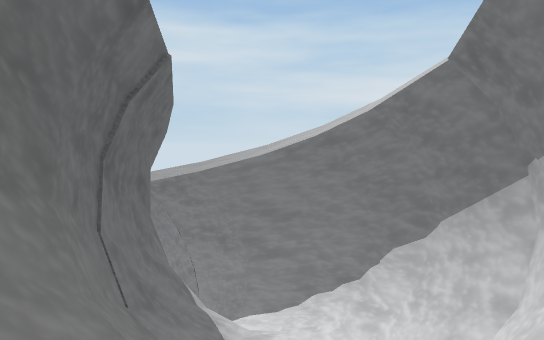
View 1 (above)

16 first-person views from a walk through a 3-D level made in the Unity game engine. The camera is 1.2 m above the floor, tilts 4° down and sees 75° across. The floor is counted in squares, 2 m on a side. Each view is taken from the middle of a square. On the plan, view 1 faces up. The plan holds only what a view shows up to about 10 squares ahead; the rest is blank. The place goes on beyond the plan. Some animated figures are left out.

View 2
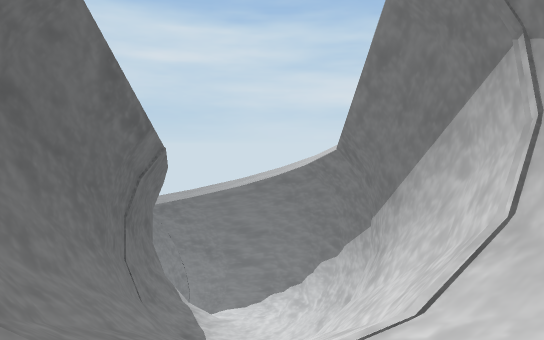

View 3
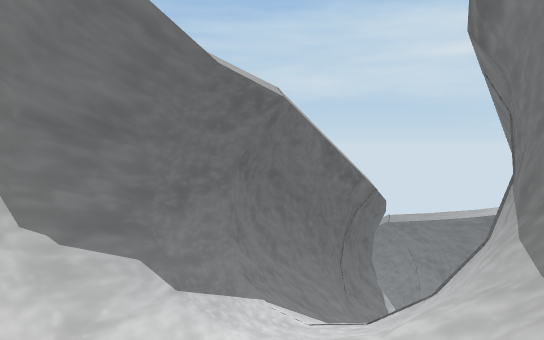

View 4
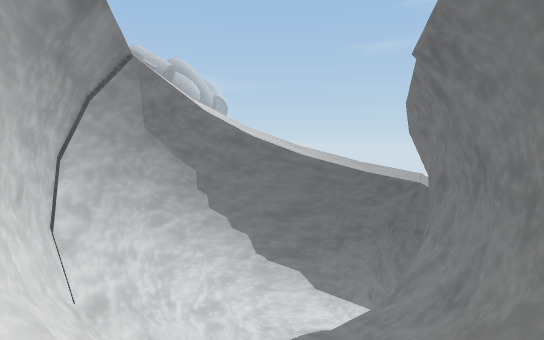

View 5
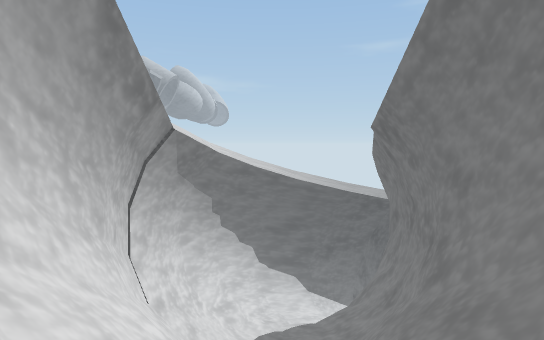

View 6
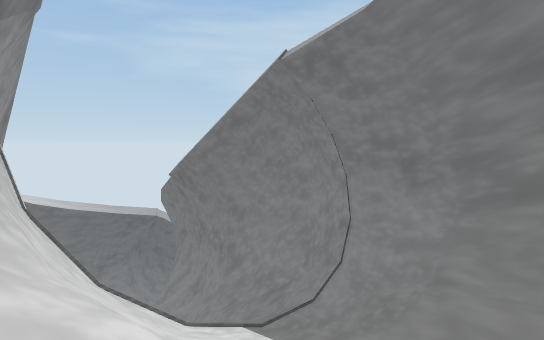

View 7
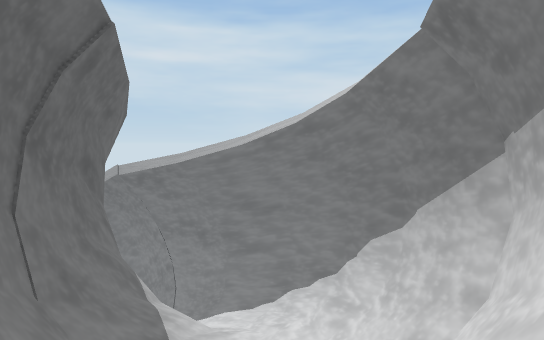

View 8
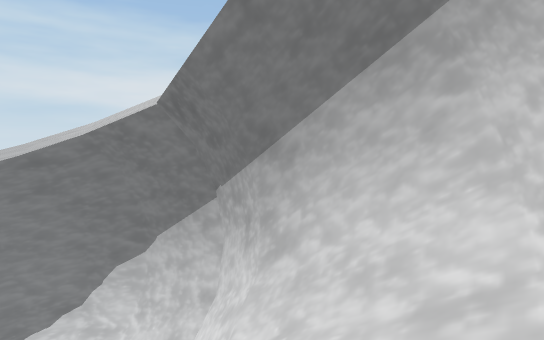

View 9
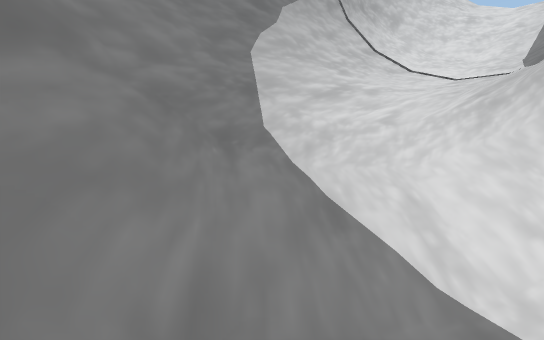

View 10
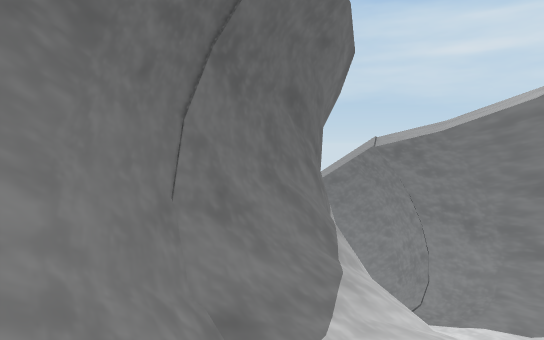

View 11
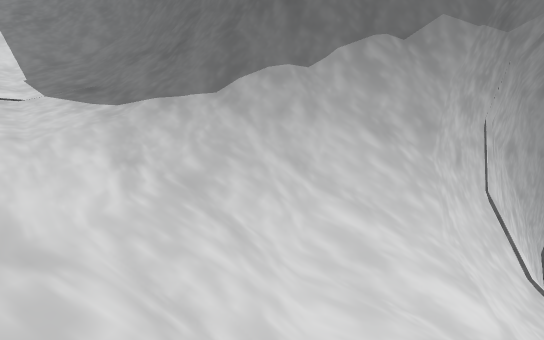

View 12
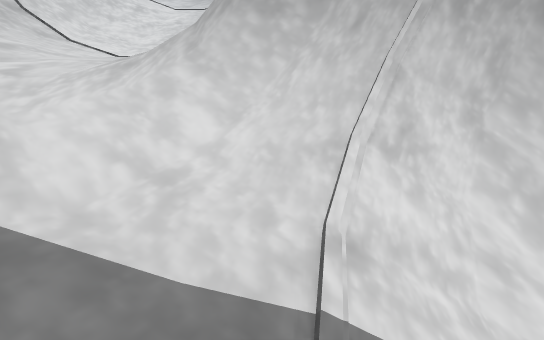

View 13
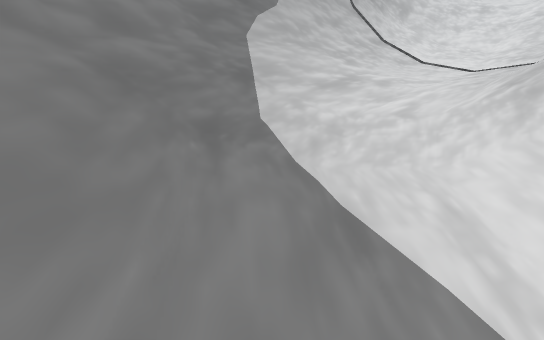

View 14
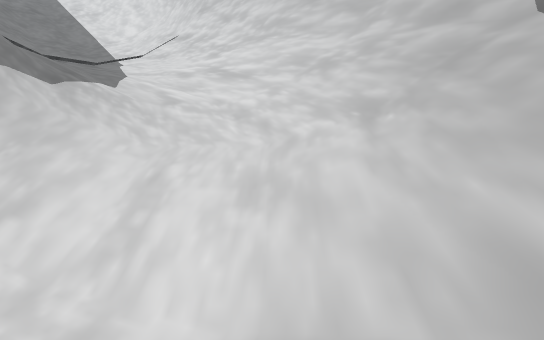

View 15
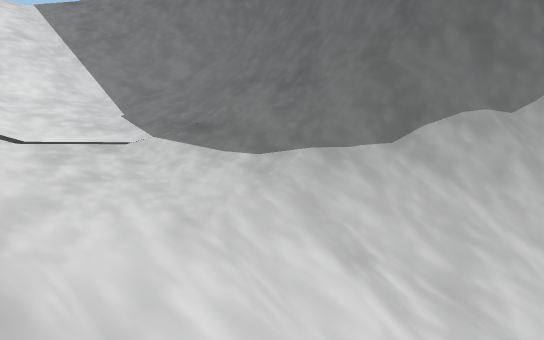

View 16
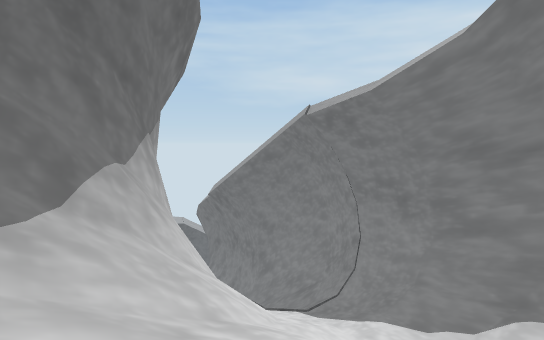

### Floor plan
Key: @ floor where view 1 was taken; # wall or solid block; . main floor; : floor 15 m higher than the main floor; + floor 25.5 m higher than the main floor; / step, stairs or slope; = window, fence, low wall or low ledge.
Columns run from 4 left of view 1 to 16 right of it. Each row starts with its distance up from view 1.
 11 #####
 10  ///##
  9  .///##
  8 ##////#
  7 ###///##
  6   #///=#
  5   #///=#
  4   #////#
  3   ##//##
  2   ##//##
  1   ##//##
  0   ##@/##
 -1   ##//=##
 -2    #////##########
 -3    ##////////////##
 -4     #=////:///////##
 -5     ###=///////////##
 -6       ##########///=#
 -7                ##///#
 -8                 #///#
 -9                 #///#
-10                 #/+/#
-11                 #///#
-12                 #///#
-13                 #///#
-14                 #///#

Where each view was taken, in squares from view 1:
view 1: 0 up, 0 right, facing up
view 2: 3 down, 1 right, facing up
view 3: 5 down, 4 right, facing up-left
view 4: 4 down, 10 right, facing left
view 5: 4 down, 12 right, facing left
view 6: 7 down, 14 right, facing up-left
view 7: 13 down, 14 right, facing up
view 8: 14 down, 13 right, facing up-right
view 9: 3 down, 12 right, facing down-right
view 10: 2 up, 1 right, facing up-left
view 11: 8 up, 1 right, facing down-left
view 12: 10 up, 2 left, facing down
view 13: 10 up, 1 left, facing down-right
view 14: 2 down, 0 right, facing down-right
view 15: 7 down, 15 right, facing down-left
view 16: 9 down, 15 right, facing up-left
